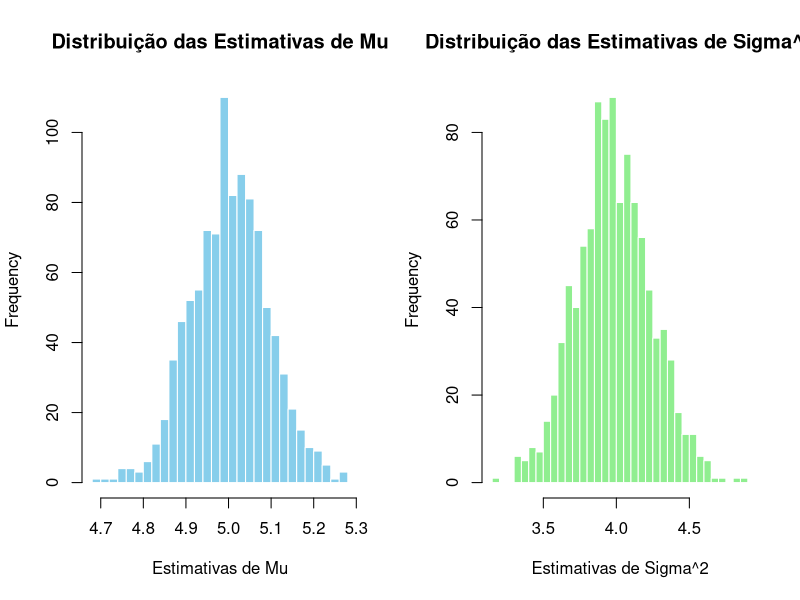
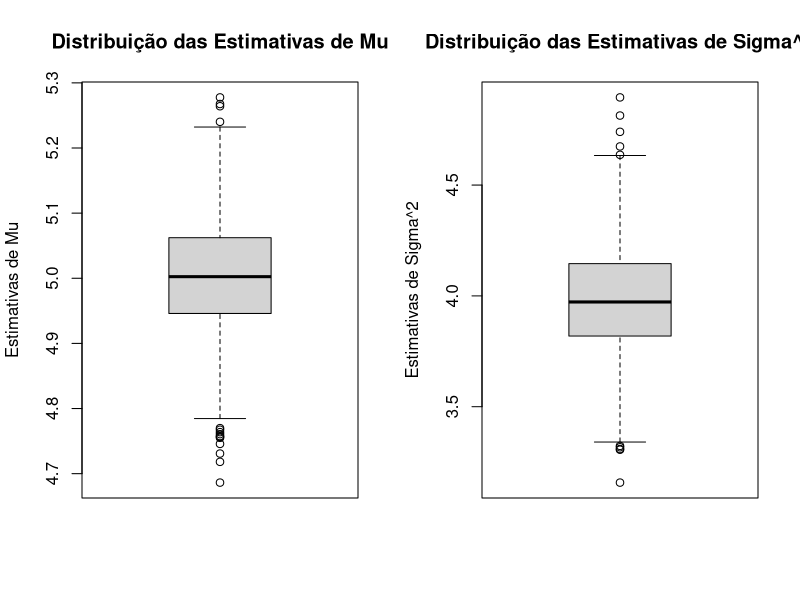
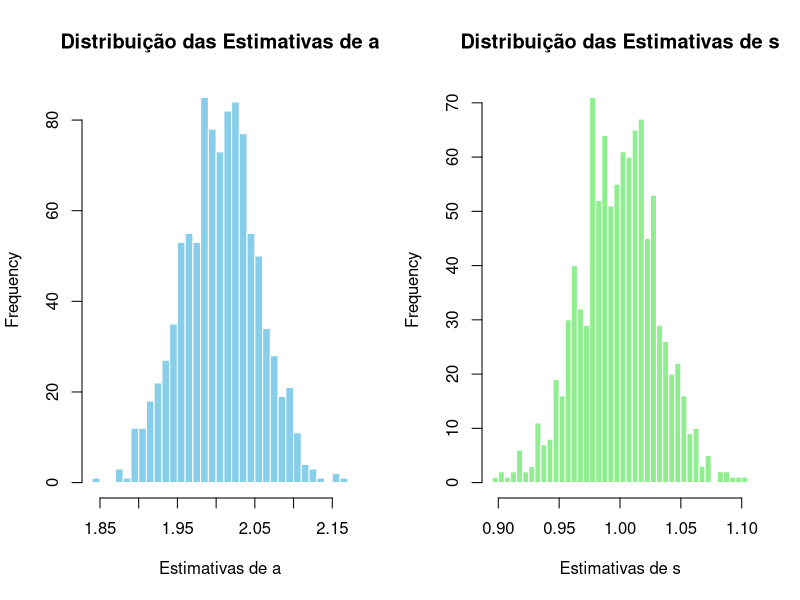
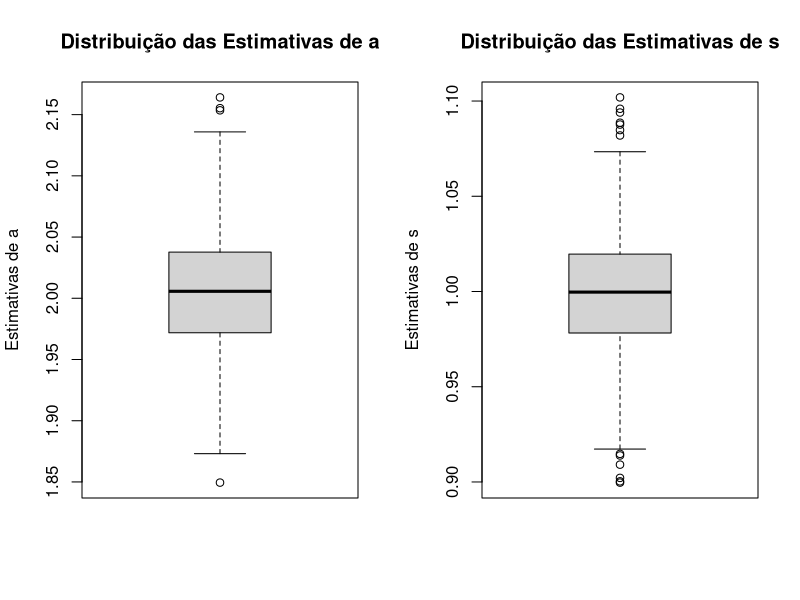

Reproduce these figures in R, in order.
## Simulação MC

#--- Modelo normal:

# Definindo os Parâmetros Verdadeiros
set.seed(123456789)  # Para replicabilidade
true_mu <- 5       # Média verdadeira
true_sigma <- 2    # Desvio padrão verdadeiro
n <- 500            # Tamanho da amostra
n_simulations <- 1000  # Número de simulações

# Inicializando vetores para armazenar as estimativas de mu e sigma^2
mu_estimates <- numeric(n_simulations)
sigma2_estimates <- numeric(n_simulations)
pc_mu <- numeric(n_simulations)
pc_sigma2 <- numeric(n_simulations)


# Simulação de Monte Carlo
for (i in 1:n_simulations) {
  # Gerando uma amostra da distribuição normal
  sample <- rnorm(n, mean = true_mu, sd = true_sigma)
  
  # Calculando estimativas para a média e variância amostral
  mu_estimates[i] <- mean(sample)
  sigma2_estimates[i] <- var(sample)  # var() em R calcula a variância amostral (divisão por n-1)
  
}


# Análise dos Resultados

mean_mu_estimate <- mean(mu_estimates)
mean_sigma2_estimate <- mean(sigma2_estimates)

sd_mu_estimate <- sd(mu_estimates)
sd_sigma2_estimate <- sd(sigma2_estimates)

bias_mu_estimate <- mean(mu_estimates-true_mu)
bias_sigma2_estimate <- mean(sigma2_estimates-true_sigma)

eqm_mu_estimate <- sd(mu_estimates) + (mean_mu_estimate-true_mu)^2
eqm_sigma2_estimate <- sd(sigma2_estimates) + (mean_sigma2_estimate-(true_sigma^2))^2

media <- c(mean_mu_estimate, mean_sigma2_estimate)
desvio <- c(sd_mu_estimate, sd_sigma2_estimate)
vicio <- c(bias_mu_estimate, bias_sigma2_estimate)
eqm <- c(eqm_mu_estimate, eqm_sigma2_estimate)

tabela <- rbind(media, desvio, vicio, eqm)
colnames(tabela) <- c("mu", "sigma2")  
tabela

# Visualização das Distribuições das Estimativas
par(mfrow = c(1, 2))  # Dividir a área de plotagem em 2 gráficos
hist(mu_estimates, breaks = 30, main = "Distribuição das Estimativas de Mu",
     xlab = "Estimativas de Mu", col = "skyblue", border = "white")
hist(sigma2_estimates, breaks = 30, main = "Distribuição das Estimativas de Sigma^2",
     xlab = "Estimativas de Sigma^2", col = "lightgreen", border = "white")


# boxplot
par(mfrow = c(1, 2))  # Dividir a área de plotagem em 2 gráficos
boxplot(mu_estimates, main = "Distribuição das Estimativas de Mu",
     ylab = "Estimativas de Mu")
boxplot(sigma2_estimates, main = "Distribuição das Estimativas de Sigma^2",
     ylab = "Estimativas de Sigma^2")


## Modelo Weibull

# Função de log-verossimilhança

logWeibull <- function(theta, dados){
  a <- theta[1]
  s <- theta[2]
  n <- length(dados)
  x <- dados
  
  l <- n*log(a)+n*log(s)+(a-1)*sum(log(x))-s*sum((x)^a) 
  return(-l)
}

## Modelo Weibull:

set.seed(1234567890)
n   <- 1000 # tamanho da amostra
a.p <- 2  # forma
s.p <- 1  # escala
p   <- c(a.p, s.p) 
sim <- 1000 # Simulações
n.par <- 2
prob <- 0.975 # probabilidade cobertura 95%

# vetores de armazenamento:

par.vet    <- matrix(NA, ncol=n.par, nrow=sim) 
ep.par.vet <- matrix(NA, ncol=n.par, nrow=sim) 
pc.par     <- matrix(0, ncol=n.par, nrow=sim)


# Iniciando o SMC:

for( i in 1:sim){
  
  x <- rweibull(n, shape = a.p, scale = 1/(s.p^a.p))  # dados gerados
  theta0 <- c(3, 2) # Chute inicial
  est <- optim(par = theta0, fn = logWeibull, gr =NULL , method ="BFGS" , 
               hessian = TRUE, dados=x)
  
  par.vet[i,] <- est$par
  ep.par.vet[i,] <- sqrt(diag(solve(est$hessian)))
  
  for(k in 1:n.par){
    ic <- par.vet[i,k] +c(-1,1)*qnorm(p=prob)*ep.par.vet[i,k]
    if(ic[1]<= p[k] && ic[2]>=p[k]){
      pc.par[i,k] <- 1 
    }
  }
  
  cat("\riter=", i, "-", "\n")
}


# Análise dos Resultados

mean_par <- apply(par.vet, 2, mean)
ep_par   <- apply(ep.par.vet, 2, mean)
rel_bias_par <- apply((par.vet-c(a.p, s.p))/c(a.p, s.p)*100, 2, mean)
eqm_par  <- apply(  ((ep.par.vet)^2) + (par.vet-c(a.p, s.p))^2, 2, mean)
pc_par   <- apply(pc.par, 2, mean)

tabela <- rbind(mean_par, ep_par, rel_bias_par, eqm_par, pc_par)
colnames(tabela) <- c("a", "s")  
tabela


# Visualização das Distribuições das Estimativas
par(mfrow = c(1, 2))  # Dividir a área de plotagem em 2 gráficos
hist(par.vet[,1], breaks = 30, main = "Distribuição das Estimativas de a",
     xlab = "Estimativas de a", col = "skyblue", border = "white")
hist(par.vet[,2], breaks = 30, main = "Distribuição das Estimativas de s",
     xlab = "Estimativas de s", col = "lightgreen", border = "white")


# boxplot
par(mfrow = c(1, 2))  # Dividir a área de plotagem em 2 gráficos
boxplot(par.vet[,1], main = "Distribuição das Estimativas de a",
        ylab = "Estimativas de a")
boxplot(par.vet[,2], main = "Distribuição das Estimativas de s",
        ylab = "Estimativas de s")




